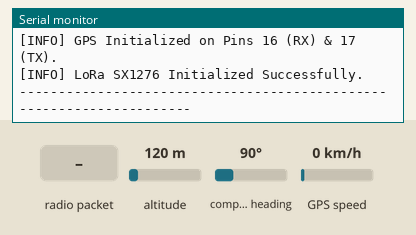
Bench run of a sketch on a simulated ESP32. On the bench: the last lines printed to the serial monitor. Inputs (shaded band) come from the test bench; at power-on: altitude 120 m, compass heading 90°, GPS speed 0 km/h. The GPS gets a fix after 3 s at 37.7749, -122.4194 with 8 satellites; no radio packets arrive unless stated.

Above: at 1.2 s.
1.3 s: radio packet "1" arrives
At 2.5 s:
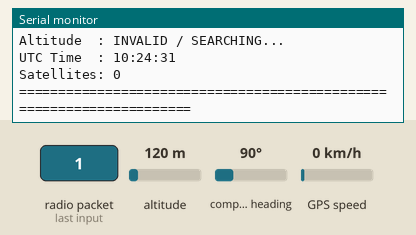
2.8 s: radio packet "0" arrives
At 3.7 s:
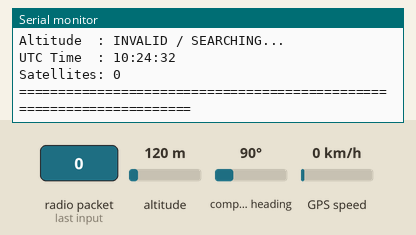
4.3 s: radio packet "2" arrives
At 4.8 s:
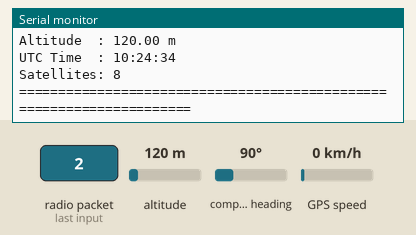

Measured:
- after the input at 1.3 s, the serial monitor: prints a new line at once (image 1)
- after the input at 2.8 s, the serial monitor: prints a new line at once (image 2)
- after the input at 4.3 s, the serial monitor: prints a new line at once (image 3)

The sketch:

base_station.ino
```cpp
#include <SPI.h>
#include <LoRa.h>
#include <TinyGPSPlus.h>

// ================================================================
// PIN DEFINITIONS FOR SX1276
// ================================================================
#define LORA_NSS   5
#define LORA_RST   27
#define LORA_DIO0  26

const long LORA_FREQUENCY = 433E6; // 433 MHz (Must match TX)

// ================================================================
// GPS DEFINITIONS (ESP32 Hardware Serial 2)
// ================================================================
#define GPS_RX_PIN 16
#define GPS_TX_PIN 17
const uint32_t GPS_BAUD = 9600; // 9600 for base station

TinyGPSPlus gps;
HardwareSerial gpsSerial(2); // Use ESP32 UART2

void setup() {
  Serial.begin(115200);
  while (!Serial);

  Serial.println(F("--- LoRa SX1276 & Local GPS Receiver ---"));

  // Initialize GPS Hardware Serial
  gpsSerial.begin(GPS_BAUD, SERIAL_8N1, GPS_RX_PIN, GPS_TX_PIN);
  Serial.println(F("[INFO] GPS Initialized on Pins 16 (RX) & 17 (TX)."));

  // Configure LoRa module pins
  LoRa.setPins(LORA_NSS, LORA_RST, LORA_DIO0);

  // Initialize LoRa at 433 MHz
  if (!LoRa.begin(LORA_FREQUENCY)) {
    Serial.println(F("[ERROR] LoRa initialization failed! Check wiring."));
    while (1); // Halt execution on failure
  }

  Serial.println(F("[INFO] LoRa SX1276 Initialized Successfully."));
  Serial.println(F("---------------------------------------------------------------------"));
}


void loop() {
  // 1. Constantly feed GPS data to the TinyGPS++ parser
  while (gpsSerial.available() > 0) {
    gps.encode(gpsSerial.read());
  }

  // 2. Check if a LoRa packet has arrived
  int packetSize = LoRa.parsePacket();

  if (packetSize) {
    String receivedData = "";

    // Read packet payload character by character
    while (LoRa.available()) {
      receivedData += (char)LoRa.read();
    }

    // ================================================================
    // DISPLAY ALL RECEIVED DATA
    // ================================================================
    Serial.println(F("====================================================================="));

    // --- LoRa Data ---
    Serial.print(F("[RX] LoRa Packet Received (Size: "));
    Serial.print(packetSize);
    Serial.println(F(" bytes)"));
    Serial.print(F("Payload: "));
    Serial.println(receivedData);
    Serial.print(F("Signal : RSSI "));
    Serial.print(LoRa.packetRssi());
    Serial.print(F(" dBm | SNR "));
    Serial.print(LoRa.packetSnr());
    Serial.println(F(" dB"));
    Serial.println(F("---------------------------------------------------------------------"));

    // --- Local GPS Data ---
    Serial.println(F("[GPS] Local GPS Status:"));

    // Latitude & Longitude
    if (gps.location.isValid()) {
      Serial.print(F("Location  : "));
      Serial.print(gps.location.lat(), 6);
      Serial.print(F(", "));
      Serial.println(gps.location.lng(), 6);
    } else {
      Serial.println(F("Location  : INVALID / SEARCHING..."));
    }

    // Altitude
    if (gps.altitude.isValid()) {
      Serial.print(F("Altitude  : "));
      Serial.print(gps.altitude.meters());
      Serial.println(F(" m"));
    } else {
      Serial.println(F("Altitude  : INVALID / SEARCHING..."));
    }

    // UTC Time
    if (gps.time.isValid()) {
      Serial.print(F("UTC Time  : "));
      if (gps.time.hour() < 10) Serial.print(F("0"));
      Serial.print(gps.time.hour());
      Serial.print(F(":"));
      if (gps.time.minute() < 10) Serial.print(F("0"));
      Serial.print(gps.time.minute());
      Serial.print(F(":"));
      if (gps.time.second() < 10) Serial.print(F("0"));
      Serial.println(gps.time.second());
    } else {
      Serial.println(F("UTC Time  : INVALID / SEARCHING..."));
    }

    // Satellites
    if (gps.satellites.isValid()) {
      Serial.print(F("Satellites: "));
      Serial.println(gps.satellites.value());
    } else {
      Serial.println(F("Satellites: INVALID / SEARCHING..."));
    }

    Serial.println(F("=====================================================================\n"));
  }
}
```
